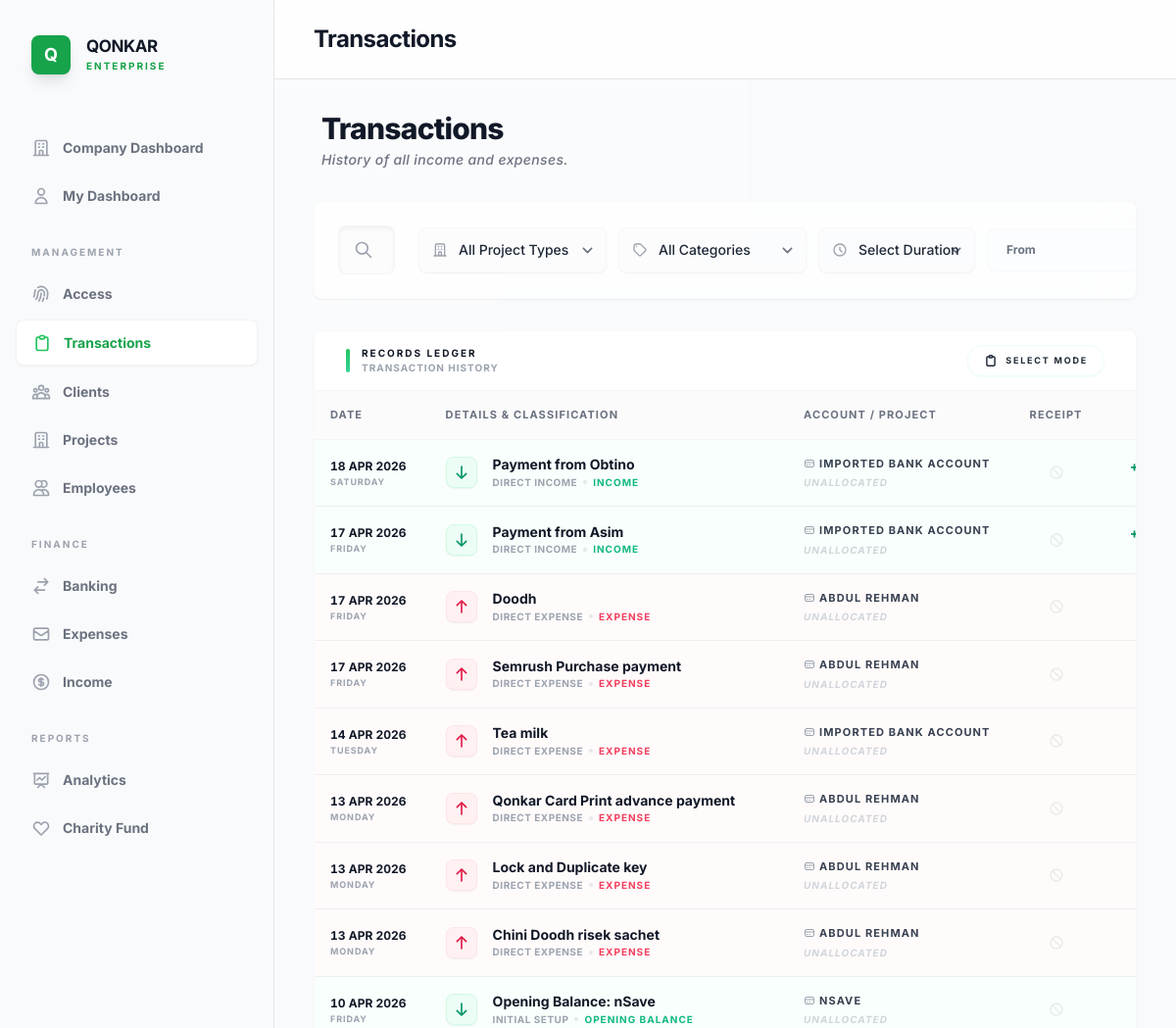
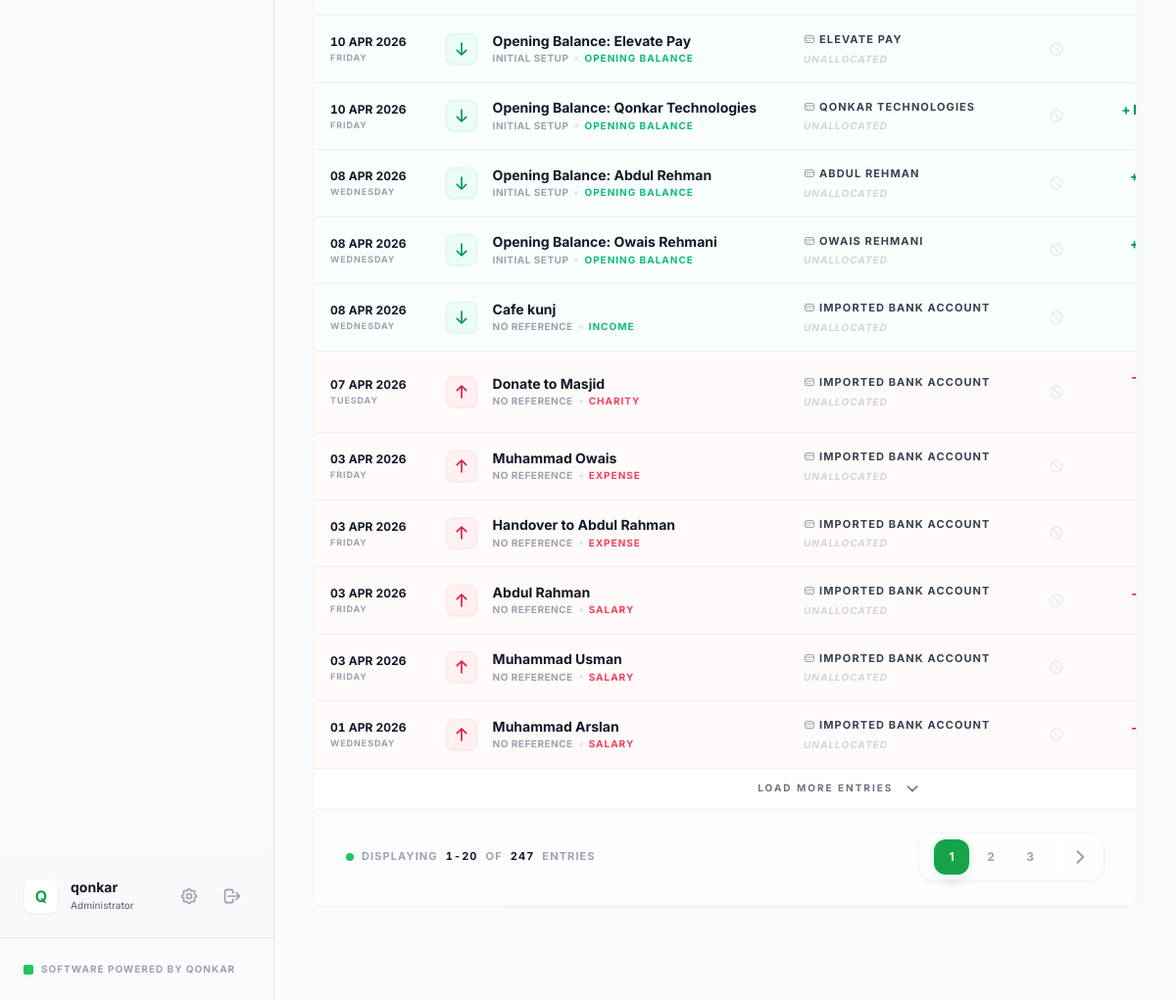
Before: /core/transactions/ (signed in) with the older database file (2 pictures, top to bottom).
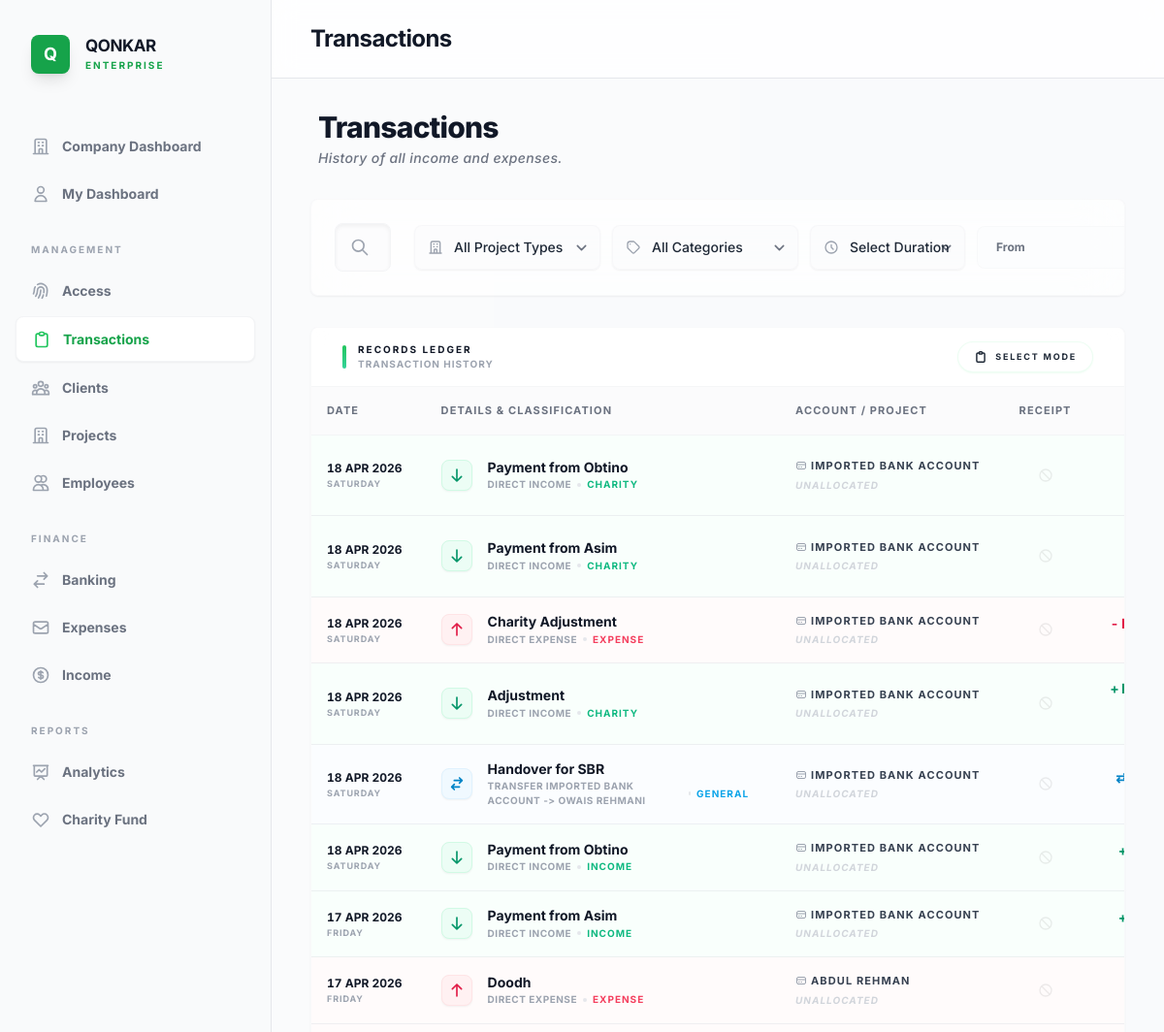
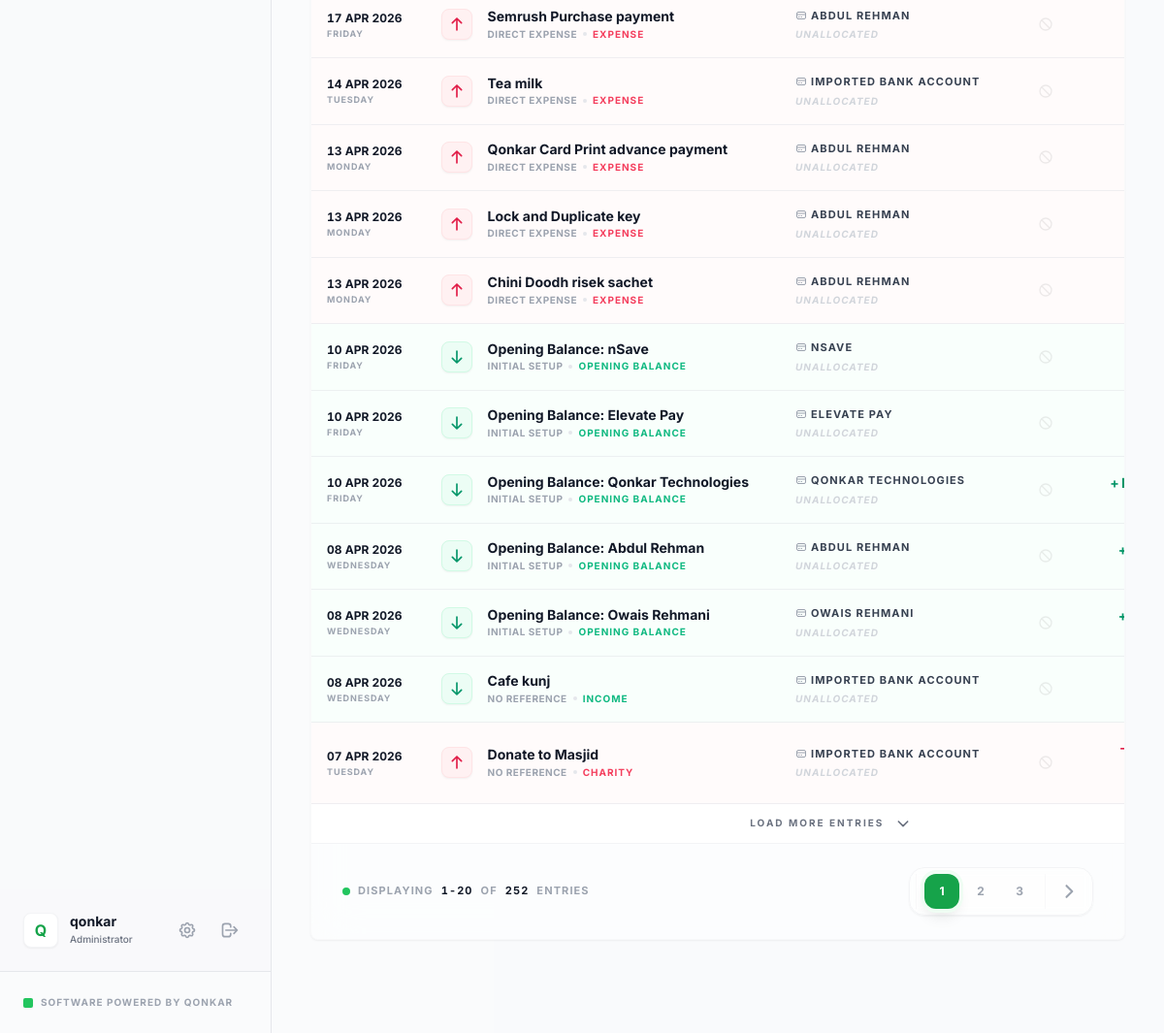
After: the same page with the newer database file (2 pictures, top to bottom).
### core/models.py (models this page shows, shortened)
class Transaction(models.Model):
    date = models.DateField()
    description = models.CharField(max_length=500)
    reference = models.CharField(max_length=100, blank=True, help_text="e.g. Invoice #, Transfer ID")
    project = models.ForeignKey(Project, on_delete=models.SET_NULL, null=True, blank=True, related_name='transactions')
    receipt = models.FileField(upload_to='receipts/%Y/%m/%d/', null=True, blank=True)
    custom_fields = models.JSONField(blank=True, default=dict)
    currency = models.ForeignKey(Currency, on_delete=models.PROTECT, related_name='transactions', null=True)
    created_at = models.DateTimeField(auto_now_add=True)
    created_by = models.ForeignKey(settings.AUTH_USER_MODEL, on_delete=models.SET_NULL, null=True)
    def get_type_display(self):
        has_revenue = self.entries.filter(account__account_type=AccountType.REVENUE).exists()
        has_equity = self.entries.filter(account__account_type=AccountType.EQUITY).exists()
        has_expense = self.entries.filter(account__account_type=AccountType.EXPENSE).exists()
        if has_revenue or has_equity: return "Income"
        if has_expense: return "Expense"
        return "Transfer"
    def get_category_name(self):
        entries = self.entries.filter(
            account__account_type__in=[AccountType.REVENUE, AccountType.EXPENSE, AccountType.EQUITY]
        )
        non_charity = entries.exclude(account__name__icontains='Charity').exclude(amount=0)
        if non_charity.exists():
            return non_charity.first().account.name
        active_entry = entries.exclude(amount=0).first()
        if active_entry:
             return active_entry.account.name
        category_entry = entries.first()
        return category_entry.account.name if category_entry else "General"
    def get_bank_account_name(self):
        bank_entry = self.entries.filter(
            account__account_type=AccountType.ASSET,
            account__bank_detail__isnull=False
        ).first()
        return bank_entry.account.bank_detail.bank_name if bank_entry else "N/A"
    def get_total_amount(self):
        entries = self.entries.filter(
            account__account_type__in=[AccountType.REVENUE, AccountType.EXPENSE, AccountType.EQUITY]
        )
        if not entries.exists():
            return self.entries.first().amount if self.entries.exists() else Decimal('0.00')
        from decimal import Decimal
        return sum(e.amount for e in entries)
    def get_charity_amount(self):
        from django.db.models import Sum
        charity_entries = self.entries.filter(account__name__icontains='Charity')
        if not charity_entries.exists():
            return None
        return charity_entries.aggregate(total=Sum('amount'))['total']
    def get_currency_symbol(self):
        if self.currency:
            return self.currency.symbol
        return "Rs"

class LedgerEntry(models.Model):
    DR = 'DR'
    CR = 'CR'
    ENTRY_TYPE_CHOICES = [(DR, 'Debit'), (CR, 'Credit')]
    transaction = models.ForeignKey(Transaction, on_delete=models.CASCADE, related_name='entries')
    account = models.ForeignKey(Account, on_delete=models.PROTECT, related_name='ledger_entries')
    entry_type = models.CharField(max_length=2, choices=ENTRY_TYPE_CHOICES)
    amount = models.DecimalField(max_digits=19, decimal_places=4)
    exchange_rate = models.DecimalField(max_digits=10, decimal_places=6, default=Decimal('1.000000'), help_text="Rate to base currency")
    objects = LedgerEntryManager()

class Account(models.Model):
    name = models.CharField(max_length=255)
    account_type = models.CharField(max_length=20, choices=AccountType.choices)
    currency = models.ForeignKey(Currency, on_delete=models.PROTECT)
    is_active = models.BooleanField(default=True)
    def __str__(self):
        return self.name

class BankAccount(models.Model):
    ledger_account = models.OneToOneField(Account, on_delete=models.PROTECT, related_name='bank_detail')
    bank_name = models.CharField(max_length=255)
    account_number = models.CharField(max_length=100, blank=True)
    is_active = models.BooleanField(default=True)
    objects = BankAccountManager()

### core/views.py (the view)
# urls.py: path('transactions/', views.transaction_list_view, name='transaction_list'),
@login_required
def transaction_list_view(request):
    if not request.user.is_superuser:
        perm = request.user.permissions
        if not (perm.can_manage_income or perm.can_manage_expense):
            return HttpResponseForbidden("You do not have permission to access the Transactions page.")
    txn_list = Transaction.objects.all().prefetch_related('entries__account', 'project', 'entries__account__bank_detail').order_by('-date', '-created_at')
    if not request.user.is_superuser and not getattr(request.user.permissions, 'can_view_all_data', False):
        txn_list = txn_list.filter(created_by=request.user)
    txn_filter = TransactionFilter(request.GET, queryset=txn_list)
    paginator = Paginator(txn_filter.qs, 20)  # 20 items per page
    page_number = request.GET.get('page')
    page_obj = paginator.get_page(page_number)
    context = {
        'filter': txn_filter,
        'page_obj': page_obj,
    }
    if request.GET.get('load_more'):
        return render(request, 'core/partials/transaction_rows.html', context)
    if request.headers.get('HX-Request') or request.GET.get('is_htmx'):
        return render(request, 'core/partials/transaction_list.html', context)
    return render(request, 'core/transaction_page.html', context)

### core/models.py (called while the page is built)
    def __str__(self):
        return f"{self.name} ({self.client.name})"

### core/templates/core/transaction_page.html (shortened to what the changed rows need)
{% extends 'core/base.html' %}
{% load widget_tweaks %}
{% block header_title %}
Transactions
{% endblock %}
{% block content %}
<div class="space-y-4 md:space-y-8 animate-in fade-in slide-in-from-bottom-4 duration-700" x-data="{ showMobileFilters: false }">
    <div class="flex flex-col sm:flex-row sm:items-center sm:justify-between px-2">
        <div>
            <h1 class="text-3xl font-extrabold text-gray-900 tracking-tight">Transactions</h1>
        </div>
    </div>
    <div id="transaction-list-container" class="bg-white/70 backdrop-blur-xl rounded-lg shadow-sm border border-gray-100/50 overflow-hidden min-h-[400px]">
        {% include 'core/partials/transaction_list.html' %}
    </div>
</div>
{% endblock %}

### core/templates/core/partials/transaction_rows.html (shortened to what the changed rows need)
{% load humanize %}
{% for txn in page_obj %}
<tr class="group hidden md:table-row transition-all duration-200" id="txn-row-{{ txn.pk }}" :class="selectedIds.includes('{{ txn.pk }}') ? 'bg-brand-50/40' : '{% if txn.get_type_display == 'Income' %}bg-emerald-50/30 hover:bg-emerald-50/50{% elif txn.get_type_display == 'Transfer' %}bg-sky-50/30 hover:bg-sky-50/50{% else %}bg-rose-50/30 hover:bg-rose-50/50{% endif %}'">
    <td class="px-4 py-4 whitespace-nowrap border-b border-gray-200/60">
        <div class="flex flex-col">
            <span class="text-[12px] font-bold text-gray-900 tabular-nums uppercase">{{ txn.date|date:"d M Y" }}</span>
            <span class="text-[9px] font-bold text-gray-400 uppercase tracking-widest">{{ txn.date|date:"l" }}</span>
        </div>
    </td>
    <td class="px-6 py-4 border-b border-gray-200/60">
        <div class="flex items-center">
            <div class="flex-shrink-0">
                <div class="w-8 h-8 rounded-lg flex items-center justify-center {% if txn.get_type_display == 'Income' %}bg-emerald-50 text-emerald-600 border-emerald-100{% elif txn.get_type_display == 'Transfer' %}bg-sky-50 text-sky-600 border-sky-100{% else %}bg-rose-50 text-rose-600 border-rose-100{% endif %} shadow-sm border">
                    {% if txn.get_type_display == 'Income' %}
                    <svg class="w-4 h-4" fill="none" viewBox="0 0 24 24" stroke="currentColor">
                        <path stroke-linecap="round" stroke-linejoin="round" stroke-width="2.5" d="M19 14l-7 7m0 0l-7-7m7 7V3" />
                    </svg>
                    {% elif txn.get_type_display == 'Transfer' %}
                    <svg class="w-4 h-4" fill="none" viewBox="0 0 24 24" stroke="currentColor">
                        <path stroke-linecap="round" stroke-linejoin="round" stroke-width="2.5" d="M8 7h12m0 0l-4-4m4 4l-4 4m0 6H4m0 0l4-4m-4 4l4 4" />
                    </svg>
                    {% else %}
                    <svg class="w-4 h-4" fill="none" viewBox="0 0 24 24" stroke="currentColor">
                        <path stroke-linecap="round" stroke-linejoin="round" stroke-width="2.5" d="M5 10l7-7m0 0l7 7m-7-7v18" />
                    </svg>
                    {% endif %}
                </div>
            </div>
            <div class="ml-4 max-w-[200px] lg:max-w-xs">
                <div class="text-sm font-bold text-gray-900 truncate leading-tight mb-0.5" title="{{ txn.description }}">{{ txn.description }}</div>
                <div class="flex items-center gap-1.5">
                    <span class="text-[10px] font-bold text-gray-400 uppercase tracking-wider">{{ txn.reference|default:"No Reference" }}</span>
                    <span class="w-1 h-1 rounded-full bg-gray-200"></span>
                    <span class="text-[10px] font-bold tracking-widest uppercase {% if txn.get_type_display == 'Income' %}text-emerald-500{% elif txn.get_type_display == 'Transfer' %}text-sky-500{% else %}text-rose-500{% endif %}">{{ txn.get_category_name }}</span>
                </div>
            </div>
        </div>
    </td>
    <td class="px-6 py-4 whitespace-nowrap border-b border-gray-200/60 text-left">
        <div class="flex flex-col">
            <span class="text-[11px] font-bold text-gray-700 uppercase tracking-widest flex items-center">
                <svg class="h-3 w-3 mr-1 text-gray-400" fill="none" viewBox="0 0 24 24" stroke="currentColor">
                    <path stroke-linecap="round" stroke-linejoin="round" stroke-width="2" d="M3 10h18M7 15h1m4 0h1m-7 4h12a3 3 0 003-3V8a3 3 0 00-3-3H6a3 3 0 00-3 3v8a3 3 0 003 3z" />
                </svg>
                {{ txn.get_bank_account_name }}
            </span>
            {% if txn.project %}
            <span class="inline-flex items-center mt-1 px-2 py-0.5 rounded text-[9px] font-bold uppercase tracking-widest bg-brand-50 text-brand-600 border border-brand-100">
                <svg class="h-2.5 w-2.5 mr-1" fill="none" viewBox="0 0 24 24" stroke="currentColor">
                   <path stroke-linecap="round" stroke-linejoin="round" stroke-width="2.5" d="M19 21V5a2 2 0 00-2-2H7a2 2 0 00-2 2v16m14 0h2m-2 0h-5m-9 0H3m2 0h5M9 7h1m-1 4h1m4-4h1m-1 4h1m-5 10v-5a1 1 0 011-1h2a1 1 0 011 1v5m-4 0h4" />
                </svg>
                {{ txn.project.name }}
            </span>
            {% else %}
            <span class="text-[10px] font-bold text-gray-300 uppercase tracking-widest mt-1 italic">Unallocated</span>
            {% endif %}
        </div>
    </td>
    <td class="px-4 py-4 whitespace-nowrap border-b border-gray-200/60 text-center">
        {% if txn.receipt %}
        <a href="{{ txn.receipt.url }}" target="_blank" class="inline-flex items-center p-2 bg-emerald-50/50 text-emerald-600 hover:bg-emerald-100 rounded-lg transition-all active:scale-95 group shadow-sm">
            <svg class="h-4 w-4 transition-transform group-hover:scale-110" fill="none" viewBox="0 0 24 24" stroke="currentColor">
                <path stroke-linecap="round" stroke-linejoin="round" stroke-width="2.5" d="M9 12h6m-6 4h6m2 5H7a2 2 0 01-2-2V5a2 2 0 012-2h5.586a1 1 0 01.707.293l5.414 5.414a1 1 0 01.293.707V19a2 2 0 01-2 2z" />
            </svg>
        </a>
        {% else %}
        <div class="h-8 w-8 mx-auto flex items-center justify-center opacity-20 grayscale">
            <svg class="h-4 w-4 text-gray-400" fill="none" viewBox="0 0 24 24" stroke="currentColor">
                <path stroke-linecap="round" stroke-linejoin="round" stroke-width="2" d="M18.364 18.364A9 9 0 005.636 5.636m12.728 12.728A9 9 0 015.636 5.636m12.728 12.728L5.636 5.636" />
            </svg>
        </div>
        {% endif %}
    </td>
    <td class="px-6 py-4 whitespace-nowrap border-b border-gray-200/60 text-right">
        <div class="flex flex-col items-end">
            <span class="text-sm font-bold tabular-nums tracking-tighter {% if txn.get_type_display == 'Income' %}text-emerald-600{% elif txn.get_type_display == 'Transfer' %}text-sky-600{% else %}text-rose-600{% endif %}">
                {% if txn.get_type_display == 'Income' %}+{% elif txn.get_type_display == 'Transfer' %}⇄{% else %}-{% endif %} {{ txn.get_currency_symbol }} {{ txn.get_total_amount|floatformat:2|intcomma }}
            </span>
        </div>
    </td>
</tr>
{% endfor %}

Changed rows visible on the page:
no longer on this page (row unchanged): Transaction: date "03 APR 2026", date "FRIDAY", description "Muhammad Owais", reference "NO REFERENCE", get_category_name "EXPENSE", get_bank_account_name "IMPORTED BANK ACCOUNT", shows "UNALLOCATED"
no longer on this page (row unchanged): Transaction: date "03 APR 2026", date "FRIDAY", description "Handover to Abdul Rahman", reference "NO REFERENCE", get_category_name "EXPENSE", get_bank_account_name "IMPORTED BANK ACCOUNT", shows "UNALLOCATED"
no longer on this page (row unchanged): Transaction: date "03 APR 2026", date "FRIDAY", description "Abdul Rahman", reference "NO REFERENCE", get_category_name "SALARY", get_bank_account_name "IMPORTED BANK ACCOUNT", shows "UNALLOCATED"
no longer on this page (row unchanged): Transaction: date "03 APR 2026", date "FRIDAY", description "Muhammad Usman", reference "NO REFERENCE", get_category_name "SALARY", get_bank_account_name "IMPORTED BANK ACCOUNT", shows "UNALLOCATED"
no longer on this page (row unchanged): Transaction: date "01 APR 2026", date "WEDNESDAY", description "Muhammad Arslan", reference "NO REFERENCE", get_category_name "SALARY", get_bank_account_name "IMPORTED BANK ACCOUNT", shows "UNALLOCATED"
added Transaction: date "18 APR 2026", date "SATURDAY", description "Payment from Obtino", reference "DIRECT INCOME", get_category_name "CHARITY", get_bank_account_name "IMPORTED BANK ACCOUNT", shows "UNALLOCATED"
added Transaction: date "18 APR 2026", date "SATURDAY", description "Payment from Asim", reference "DIRECT INCOME", get_category_name "CHARITY", get_bank_account_name "IMPORTED BANK ACCOUNT", shows "UNALLOCATED"
added Transaction: date "18 APR 2026", date "SATURDAY", description "Charity Adjustment", reference "DIRECT EXPENSE", get_category_name "EXPENSE", get_bank_account_name "IMPORTED BANK ACCOUNT", shows "UNALLOCATED"
added Transaction: date "18 APR 2026", date "SATURDAY", description "Adjustment", reference "DIRECT INCOME", get_category_name "CHARITY", get_bank_account_name "IMPORTED BANK ACCOUNT", shows "UNALLOCATED"
added Transaction: date "18 APR 2026", date "SATURDAY", description "Handover for SBR", reference "TRANSFER IMPORTED BANK ACCOUNT -> OWAIS REHMANI", get_category_name "GENERAL", get_bank_account_name "IMPORTED BANK ACCOUNT", shows "UNALLOCATED"
Other visible differences:
{{ page_obj.paginator.count }}: "247" → "252"
